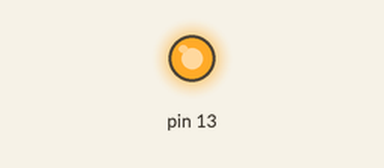
Bench run of a sketch on a simulated Arduino Uno, built with avr-gcc and run on an emulated ATmega328P. Shown: output pins drawn as LEDs (lit = HIGH).

Above: at 0.12 s.
At 2.77 s:
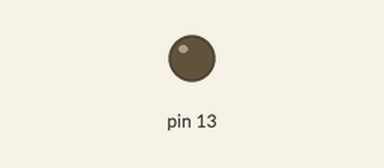
Timing chart, 0 to 3.1 s (numbered marks = the images above):
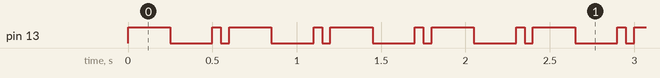

The sketch:

sketch_dec16a.ino
```cpp
void setup() {
  // put your setup code here, to run once:
  pinMode(13,OUTPUT);
}

void loop() {
  // put your main code here, to run repeatedly:

    digitalWrite(13,HIGH);
    delay(250);//延时250毫秒
    digitalWrite(13,LOW);
    delay(250);
    digitalWrite(13,HIGH);
    delay(50);//延时50毫秒
    digitalWrite(13,LOW);
    delay(50);
}
```

Measured:
- by itself, pin 13: repeats every 0.60 s: LOW 0.25 s, HIGH 0.05 s, LOW 0.05 s, HIGH 0.25 s
- by itself, everything shown: repeats every 0.60 s, in 4 steps
